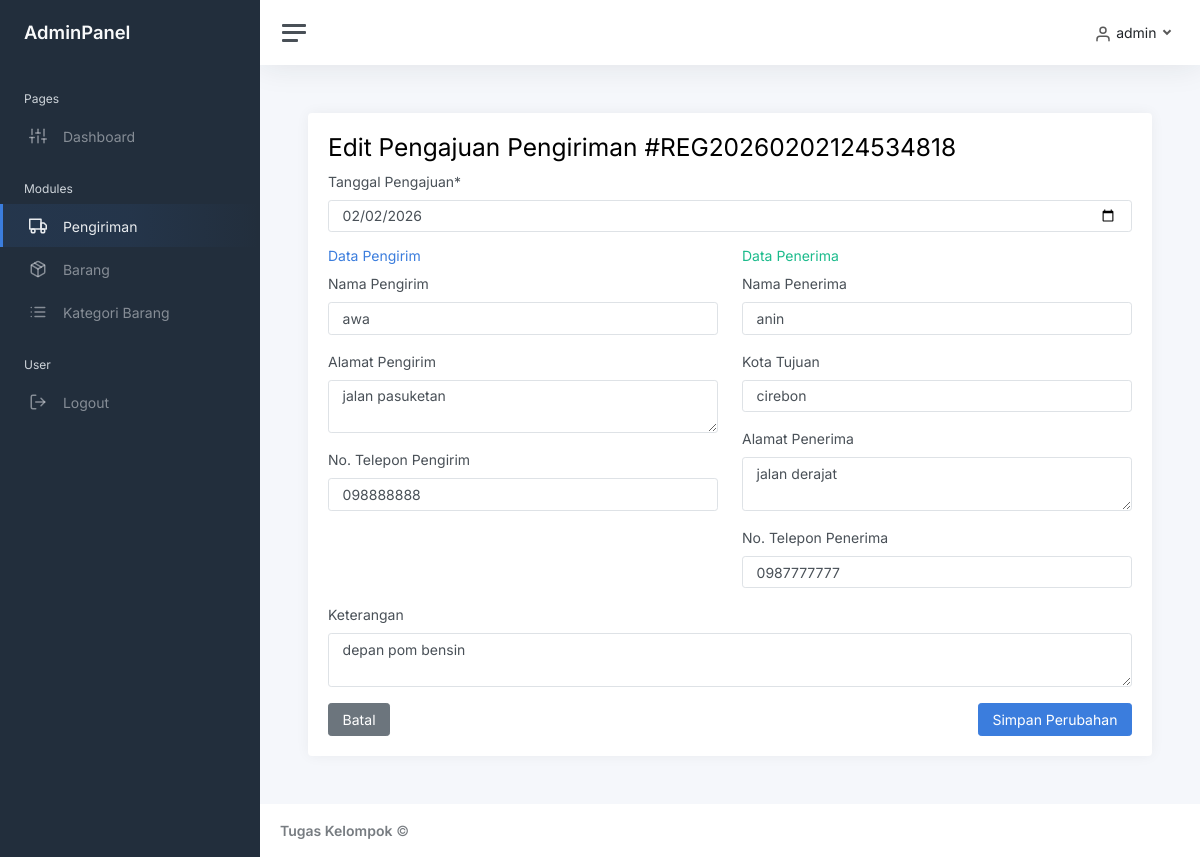
The page /transaksi_pengiriman/edit.php?id=3 (signed in) on the database its author committed.
### tables this page shows
CREATE TABLE `pengajuan_pengiriman` (
  `id` int(11) NOT NULL,
  `nomor_resi` varchar(50) NOT NULL,
  `tanggal_pengajuan` date NOT NULL,
  `user_id` int(11) NOT NULL,
  `nama_pengirim` varchar(100) NOT NULL,
  `alamat_pengirim` text NOT NULL,
  `no_telepon_pengirim` varchar(20) NOT NULL,
  `nama_penerima` varchar(100) NOT NULL,
  `alamat_penerima` text NOT NULL,
  `kota_tujuan` varchar(100) NOT NULL,
  `no_telepon_penerima` varchar(20) NOT NULL,
  `status_pengiriman` enum('Pending','Revisi','Disetujui','Ditolak','Proses','Dikirim','Selesai') NOT NULL DEFAULT 'Pending',
  `catatan_admin` text DEFAULT NULL,
  `total_item` int(11) DEFAULT 0,
  `keterangan` text DEFAULT NULL
);

### transaksi_pengiriman/edit.php (the view, shortened to what this page needs)
<?php
require_once '../config/database.php';
$id = (int) ($_GET['id'] ?? 0);
$stmt = mysqli_prepare($connection, "SELECT * FROM `pengajuan_pengiriman` WHERE id = ?");
mysqli_stmt_bind_param($stmt, "i", $id);
mysqli_stmt_execute($stmt);
$transaksi = mysqli_fetch_assoc(mysqli_stmt_get_result($stmt));
?>
<?php include '../views/' . $THEME . '/header.php'; ?>
<?php include '../views/' . $THEME . '/sidebar.php'; ?>
<?php include '../views/' . $THEME . '/topnav.php'; ?>
<?php include '../views/' . $THEME . '/upper_block.php'; ?>
<h2>Edit Pengajuan Pengiriman #<?= $transaksi['nomor_resi'] ?></h2>
<form method="POST">
    <div class="mb-3">
        <label class="form-label">Tanggal Pengajuan*</label>
        <input type="date" name="tanggal_pengajuan" class="form-control"
            value="<?= date('Y-m-d', strtotime($transaksi['tanggal_pengajuan'])) ?>" required>
    </div>
    <div class="row">
        <div class="col-md-6">
            <h5 class="text-primary">Data Pengirim</h5>
            <div class="mb-3">
                <label class="form-label">Nama Pengirim</label>
                <input type="text" name="nama_pengirim" class="form-control"
                    value="<?= htmlspecialchars($transaksi['nama_pengirim']) ?>" required>
            </div>
            <div class="mb-3">
                <label class="form-label">Alamat Pengirim</label>
                <textarea name="alamat_pengirim" class="form-control" rows="2"
                    required><?= htmlspecialchars($transaksi['alamat_pengirim']) ?></textarea>
            </div>
            <div class="mb-3">
                <label class="form-label">No. Telepon Pengirim</label>
                <input type="text" name="no_telepon_pengirim" class="form-control"
                    value="<?= htmlspecialchars($transaksi['no_telepon_pengirim']) ?>" required>
            </div>
        </div>
        <div class="col-md-6">
            <h5 class="text-success">Data Penerima</h5>
            <div class="mb-3">
                <label class="form-label">Nama Penerima</label>
                <input type="text" name="nama_penerima" class="form-control"
                    value="<?= htmlspecialchars($transaksi['nama_penerima']) ?>" required>
            </div>
            <div class="mb-3">
                <label class="form-label">Kota Tujuan</label>
                <input type="text" name="kota_tujuan" class="form-control"
                    value="<?= htmlspecialchars($transaksi['kota_tujuan']) ?>" required>
            </div>
            <div class="mb-3">
                <label class="form-label">Alamat Penerima</label>
                <textarea name="alamat_penerima" class="form-control" rows="2"
                    required><?= htmlspecialchars($transaksi['alamat_penerima']) ?></textarea>
            </div>
            <div class="mb-3">
                <label class="form-label">No. Telepon Penerima</label>
                <input type="text" name="no_telepon_penerima" class="form-control"
                    value="<?= htmlspecialchars($transaksi['no_telepon_penerima']) ?>" required>
            </div>
        </div>
    </div>
    <div class="mb-3">
        <label class="form-label">Keterangan</label>
        <textarea name="keterangan" class="form-control"><?= htmlspecialchars($transaksi['keterangan']) ?></textarea>
    </div>
    <div class="d-flex justify-content-between">
        <a href="detail.php?id=<?= $id ?>" class="btn btn-secondary">Batal</a>
        <button type="submit" class="btn btn-primary">Simpan Perubahan</button>
    </div>
</form>
<?php include '../views/' . $THEME . '/lower_block.php'; ?>
<?php include '../views/' . $THEME . '/footer.php'; ?>

### rows shown on the page
pengajuan_pengiriman: nomor_resi "REG20260202124534818", tanggal_pengajuan "02/02/2026", nama_pengirim "awa", alamat_pengirim "jalan pasuketan", no_telepon_pengirim "098888888", nama_penerima "anin", kota_tujuan "cirebon", alamat_penerima "jalan derajat", no_telepon_penerima "0987777777", keterangan "depan pom bensin"

### other values the page prints
$label "Pengiriman"
$label "Barang"
$label "Kategori Barang"
$_SESSION['username'] "admin"
